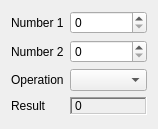
<?xml version="1.0" encoding="UTF-8"?>
<ui version="4.0">
 <class>Dialog</class>
 <widget class="QDialog" name="Dialog">
  <property name="geometry">
   <rect>
    <x>0</x>
    <y>0</y>
    <width>158</width>
    <height>129</height>
   </rect>
  </property>
  <property name="windowTitle">
   <string>Dialog</string>
  </property>
  <layout class="QFormLayout" name="formLayout">
   <item row="0" column="0">
    <widget class="QLabel" name="label">
     <property name="text">
      <string>Number 1</string>
     </property>
    </widget>
   </item>
   <item row="0" column="1">
    <widget class="QSpinBox" name="spinBoxNumber1"/>
   </item>
   <item row="1" column="0">
    <widget class="QLabel" name="label_2">
     <property name="text">
      <string>Number 2</string>
     </property>
    </widget>
   </item>
   <item row="1" column="1">
    <widget class="QSpinBox" name="spinBoxNumber2"/>
   </item>
   <item row="2" column="0">
    <widget class="QLabel" name="label_3">
     <property name="text">
      <string>Operation</string>
     </property>
    </widget>
   </item>
   <item row="2" column="1">
    <widget class="QComboBox" name="comboBoxOperation"/>
   </item>
   <item row="3" column="0">
    <widget class="QLabel" name="label_4">
     <property name="text">
      <string>Result</string>
     </property>
    </widget>
   </item>
   <item row="3" column="1">
    <widget class="QLabel" name="labelResult">
     <property name="frameShape">
      <enum>QFrame::WinPanel</enum>
     </property>
     <property name="frameShadow">
      <enum>QFrame::Sunken</enum>
     </property>
     <property name="text">
      <string>0</string>
     </property>
    </widget>
   </item>
  </layout>
 </widget>
 <tabstops>
  <tabstop>spinBoxNumber1</tabstop>
  <tabstop>spinBoxNumber2</tabstop>
  <tabstop>comboBoxOperation</tabstop>
 </tabstops>
 <resources/>
 <connections/>
</ui>
